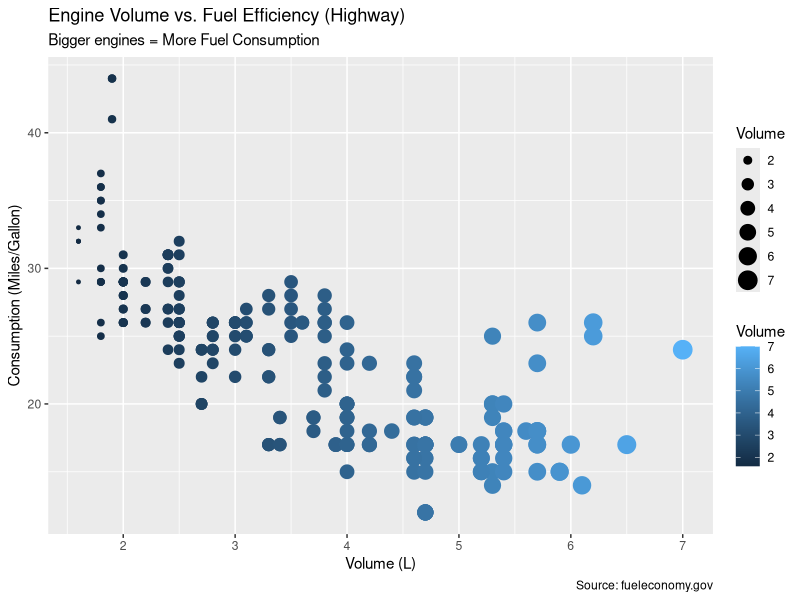

This figure's R source:
library(tidyverse)

# Conclusion: don't use xlab, ggtitle, ylab, etc. Just use labs(), 
# all in one place.

ggplot(data = mpg, aes(x = displ, y = hwy, colour = displ, size = displ)) + 
    labs(title = "Engine Volume vs. Fuel Efficiency (Highway)",
         subtitle = "Bigger engines = More Fuel Consumption",
         caption = "Source: fueleconomy.gov",
         x = "Volume (L)",
         y = "Consumption (Miles/Gallon)",
         colour = "Volume",
         size = "Volume") + 
    geom_point()
